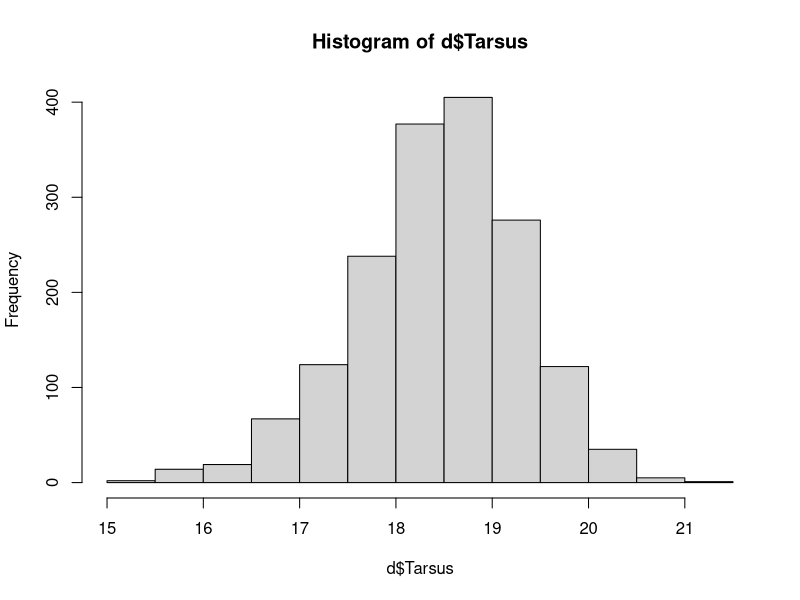
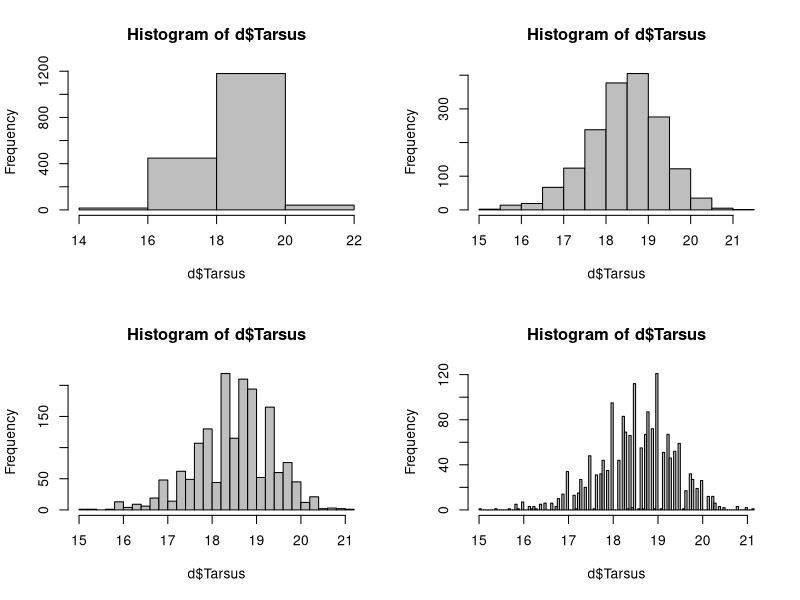
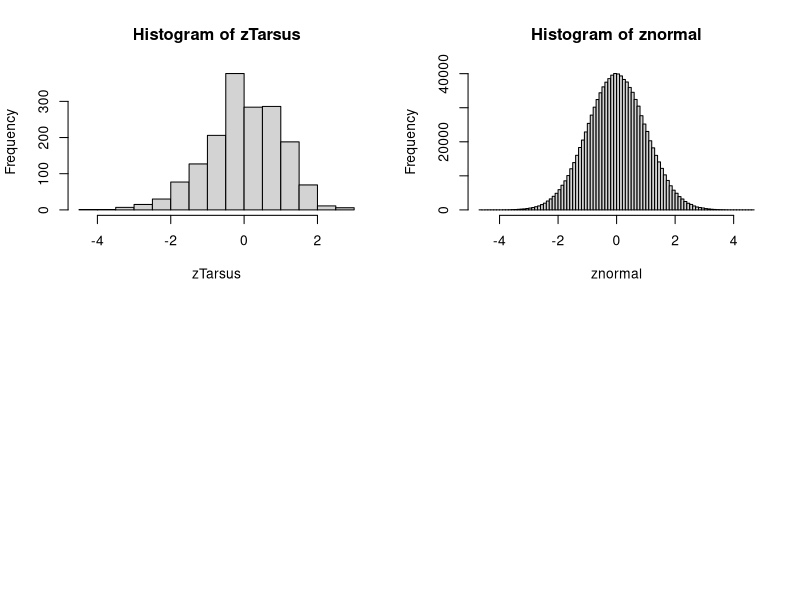

Write the R code that produced these figures, in order. (Note: this script raises an error after producing the figures.)
#!/usr/bin/env Rscript

# File: Sws.ho2.R
# Author: Georgina Chow georgina.chow20@imperial.ac.uk
# Date: Nov 2024
# Description: Hand out 2 R script for stats week. Contains data wrangling and 
#              calculations, including plotting in R.


rm(list=ls())
d<-read.table("../data/SparrowSize.txt", header=TRUE)
str(d)

names(d)
head(d)

hist(d$Tarsus)
mean(d$Tarsus, na.rm=TRUE)
median(d$Tarsus, na.rm=TRUE)
mode(d$Tarsus)

par(mfrow = c(2, 2))
hist(d$Tarsus, breaks = 3, col="grey")
hist(d$Tarsus, breaks = 10, col="grey")
hist(d$Tarsus, breaks = 30, col="grey")
hist(d$Tarsus, breaks = 100, col="grey")

head(table(d$Tarsus))

d$Tarsus.rounded <- round(d$Tarsus, digits=1)
head(d$Tarsus.rounded)

require(dplyr)
d2<-subset(d, d$Tarsus!="NA")
length(d$Tarsus)-length(d2$Tarsus)

TarsusTally <- d2 %>% count(Tarsus.rounded, sort=TRUE)
TarsusTally[[1]][1]

range(d$Tarsus, na.rm=TRUE)
range(d2$Tarsus, na.rm=TRUE)
var(d$Tarsus, na.rm=TRUE)
var(d2$Tarsus, na.rm=TRUE)

# Sum of squares variance 
sum((d2$Tarsus - mean(d2$Tarsus))^2)/(length(d2$Tarsus) - 1)
var(d2$Tarsus)
# SD 
sqrt(var(d2$Tarsus))
sqrt(0.74)
sd(d2$Tarsus)

# z scores 
zTarsus <- (d2$Tarsus - mean(d2$Tarsus))/sd(d2$Tarsus)
var(zTarsus)
sd(zTarsus)
hist(zTarsus)

znormal <- rnorm(1e+06)
hist(znormal, breaks = 100)
summary(znormal)
qnorm(c(0.025, 0.975))
pnorm(.Last.value)

par(mfrow = c(1,2))
hist(znormal, breaks = 100)
abline(v=qnorm(c(0.25, 0.5, 0.75)), lwd=2)
abline(v = qnorm(c(0.025, 0.975)), lwd = 2, lty = "dashed")
plot(density(znormal))
abline(v = qnorm(c(0.25, 0.5, 0.75)), col = "gray")
abline(v = qnorm(c(0.025, 0.975)), lty = "dotted", col = "black")
abline(h = 0, lwd = 3, col = "blue")
text(2, 0.3, "1.96", col = "red", adj = 0)
text(-2, 0.3, "-1.96", col = "red", adj = 1)
dev.off()

# Exercises 

# 1 
boxplot(d$Tarsus~d$Sex.1, col=c("red", "blue"), ylab="Tarsus length(mm")
  # sexd is used as more descriptive using male/female over 0/1

# 2 
# median = use when non-normal/parametric distribution 

# 3 
# lower precision = wider bin sizes.
# variance of z-stand data = 1

# 4 
# scale() - centers/scales the columns of a numeric matrix by default 

# 5 
# Can also have just changed the x axes labels 

# 6
# the variance/spread of data is different (2 vs 200)